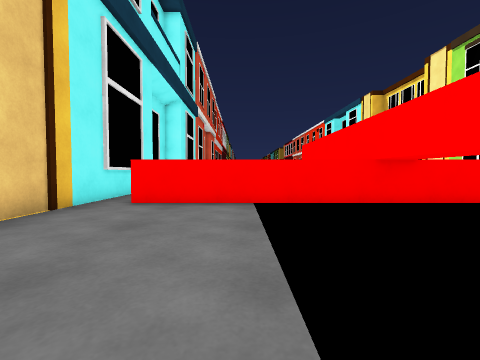
View 1 (above)

24 first-person views from a walk through a scene from a Unity 3-D project. The camera is 0.72 m above the floor, tilts 2° down and sees 90° across. The floor is counted in squares, 1 m on a side. Each view is taken from the middle of a square. On the plan, view 1 faces up. The plan holds only what a view shows up to about 9 squares ahead; the rest is blank. The place goes on beyond the plan. The player character is not drawn. Surface patterns are stand-ins for the level's own textures.

View 2
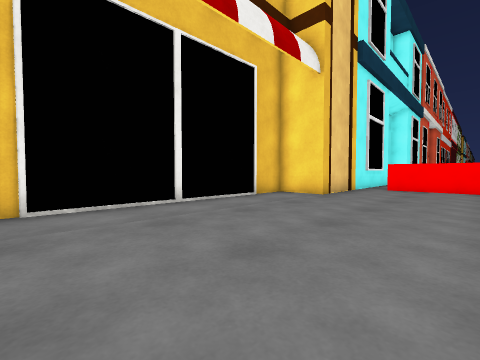

View 3
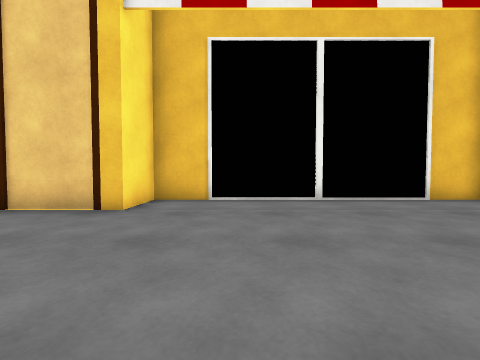

View 4
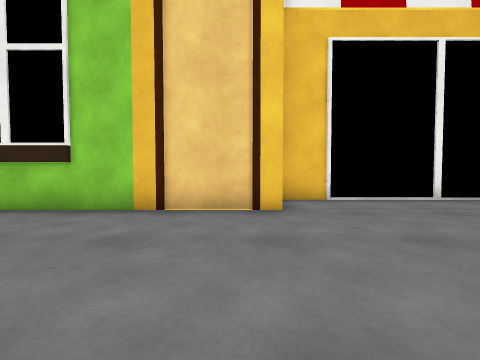

View 5
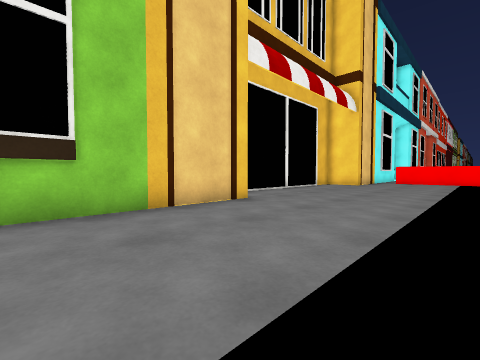

View 6
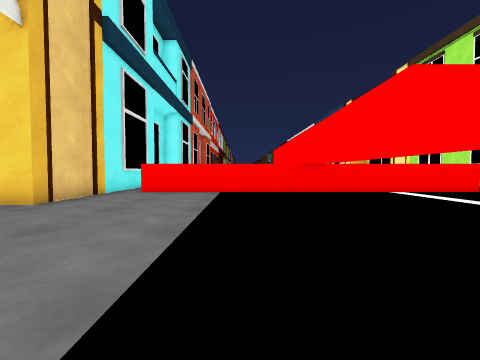

View 7
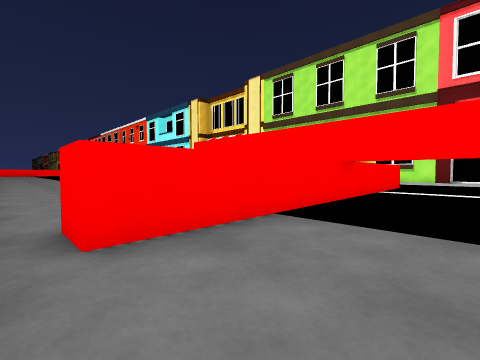

View 8
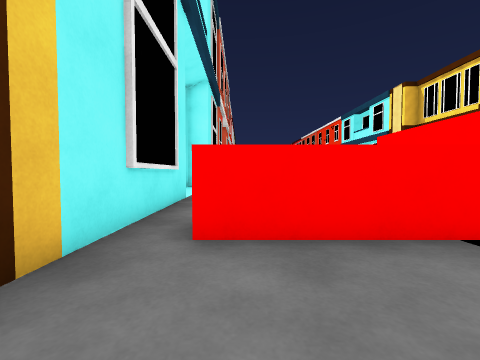

View 9
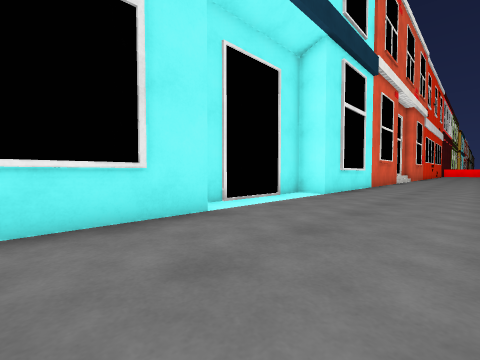

View 10
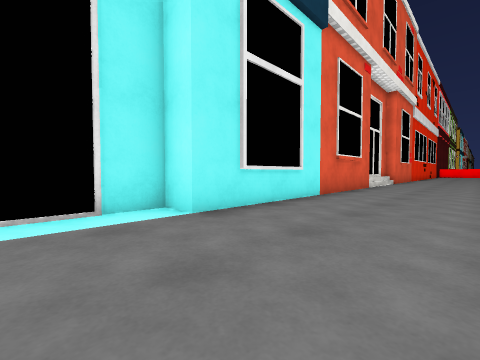

View 11
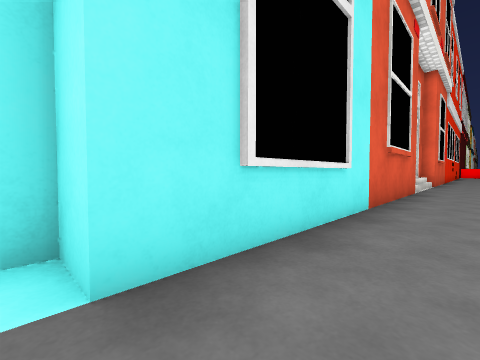

View 12
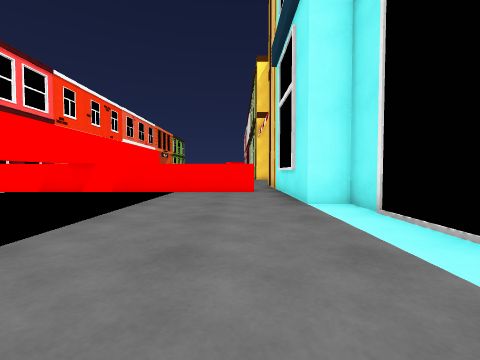

View 13
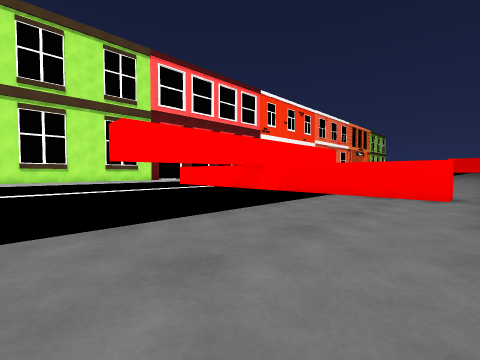

View 14
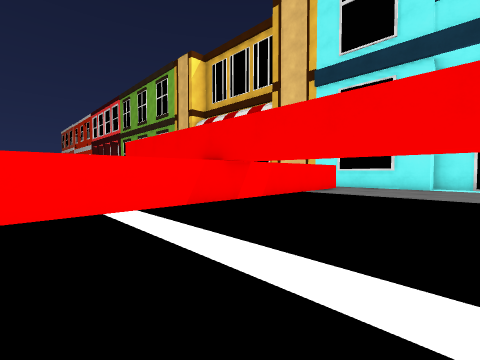

View 15
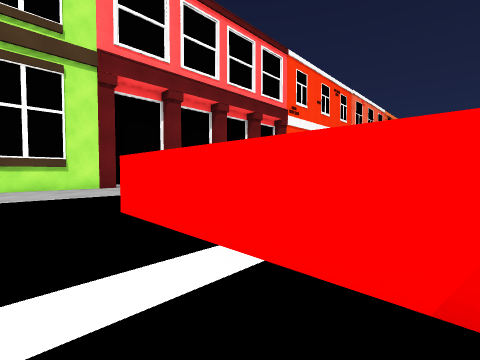

View 16
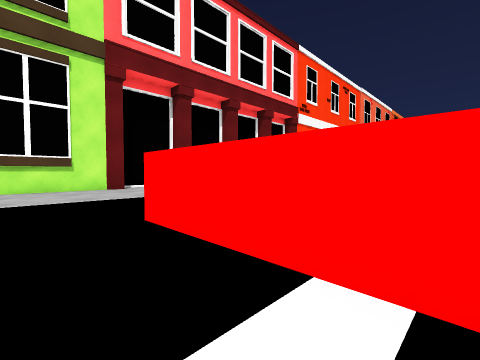

View 17
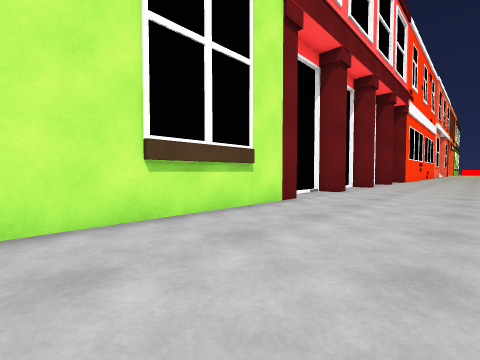

View 18
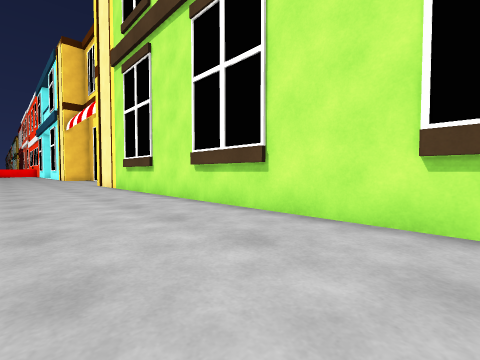

View 19
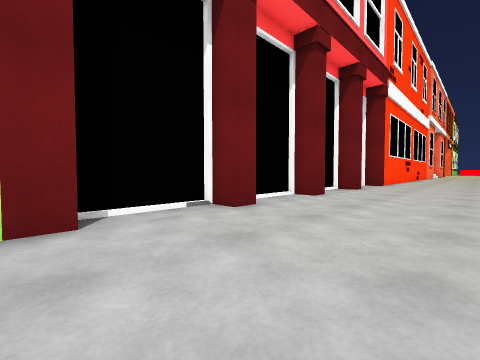

View 20
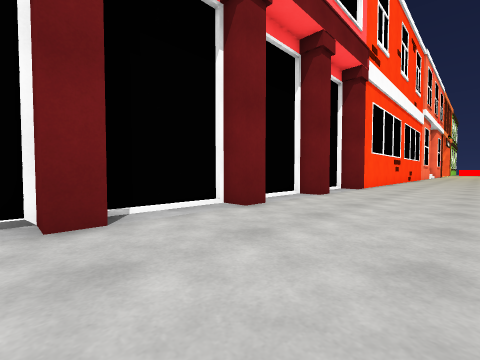

View 21
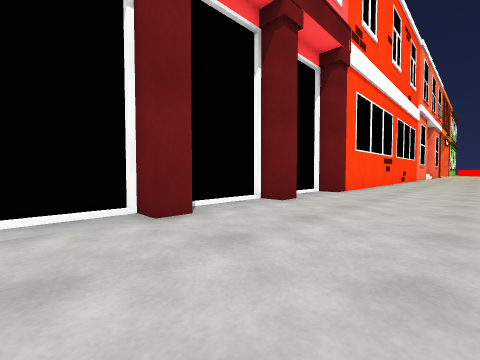

View 22
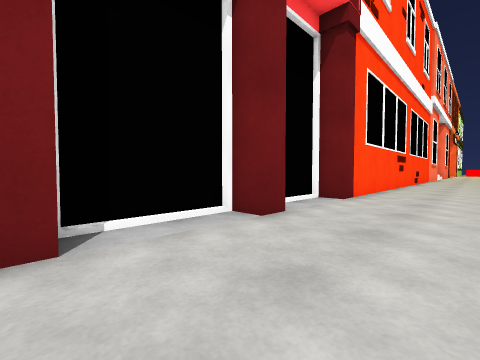

View 23
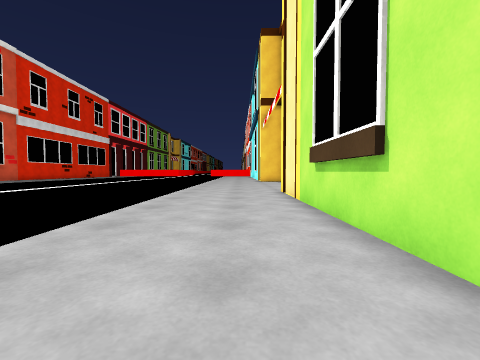

View 24
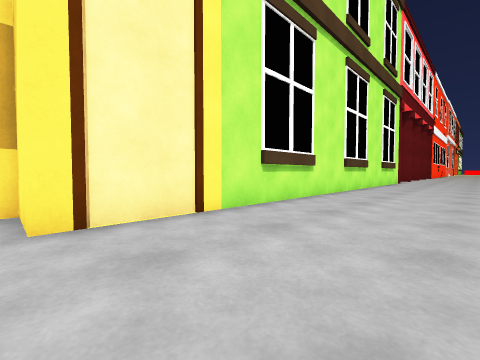

### Floor plan
Points are (right, up) in squares from view 1. A wall is a line through its corners. A room is listed if a view was taken in it or the views show most of it. See-through windows are left out.
Room 1 (views 1, 2, 3, 4, 5, 6, 7, 8, 9, 10, 11, 12, 13, 14, 15, 16, 17, 18, 19, 20, 21, 22, 23, 24)
walls: (9.5, 5.5) (-2.5, 5.5) (-2.5, 6.5) (9.5, 6.5); (16.5, 4.2) (16.5, 21.8); (16.5, 0.9) (16.5, 1.7) (17.4, 1.7); (16.5, -2.4) (16.5, -1.7) (17.4, -1.7); (-4.4, 11) (-4.4, 9.7) (-3.5, 9.7) (-3.5, 2.2) (-5.1, 2.2) (-5.1, -6.2) (-3.5, -6.2) (-3.5, -11.5); (16.5, -5.8) (16.5, -5) (17.2, -5) (17.2, -4.5); (16.5, -11.5) (16.5, -8.3) (17.4, -8.3); (-3.5, 22.5) (-3.5, 14.3) (-4.4, 14.3) (-4.4, 13)

Positions as (right, up) in squares from view 1, and headings:
1: (0, 0), facing up
2: (0, -5), facing up-left
3: (1, -4), facing left
4: (1, -7), facing left
5: (1, -11), facing up-left
6: (1, -3), facing up
7: (-3, 3), facing up-right
8: (-2, 3), facing up
9: (0, 7), facing up-left
10: (0, 12), facing up-left
11: (-2, 14), facing up-left
12: (-2, 15), facing down
13: (-3, 14), facing down-right
14: (8, 11), facing down-left
15: (5, 8), facing down-right
16: (6, 8), facing down-right
17: (13, 10), facing down-right
18: (13, 8), facing up-right
19: (13, 5), facing down-right
20: (13, 2), facing down-right
21: (13, 0), facing down-right
22: (14, -2), facing down-right
23: (15, 13), facing up
24: (13, 22), facing down-right
